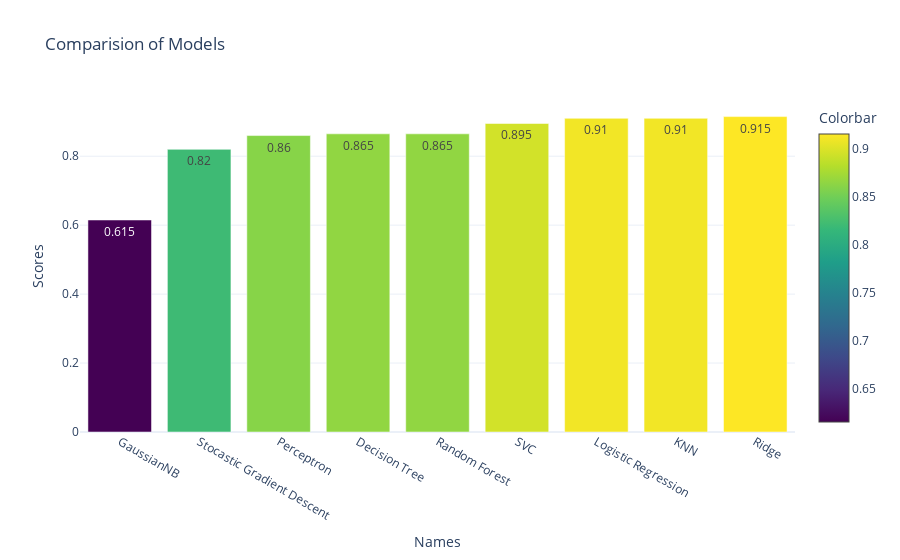

Source (notebook cell):
### Code cell
trace1 = go.Bar(
    x = df_scores_models['Models'],
    y = df_scores_models['Scores'],
    text = df_scores_models['Scores'],
    textposition = 'auto',
    marker = dict(color = df_scores_models['Scores'], colorbar=dict(
        title='Colorbar'
    ), colorscale='Viridis',)
)

data = [trace1]
layout = go.Layout(title='Comparision of Models', template = 'plotly_white')

fig = go.Figure(data=data, layout=layout)
fig.update_xaxes(title_text = 'Names')
fig.update_yaxes(title_text = 'Scores')
fig.show()

### Figure 1 — Plotly figure (JSON) as saved in the notebook; plotly's stock layout.template omitted (floating-point values rounded to 4 significant figures)
{"data": [{"marker": {"color": [0.615, 0.82, 0.86, 0.865, 0.865, 0.895, 0.91, 0.91, 0.915], "colorbar": {"title": {"text": "Colorbar"}}, "colorscale": [[0, "#440154"], [0.1111, "#482878"], [0.2222, "#3e4989"], [0.3333, "#31688e"], [0.4444, "#26828e"], [0.5556, "#1f9e89"], [0.6667, "#35b779"], [0.7778, "#6ece58"], [0.8889, "#b5de2b"], [1, "#fde725"]]}, "text": [0.615, 0.82, 0.86, 0.865, 0.865, 0.895, 0.91, 0.91, 0.915], "textposition": "auto", "type": "bar", "x": ["GaussianNB", "Stocastic Gradient Descent", "Perceptron", "Decision Tree", "Random Forest", "SVC", "Logistic Regression", "KNN", "Ridge"], "y": [0.615, 0.82, 0.86, 0.865, 0.865, 0.895, 0.91, 0.91, 0.915]}], "layout": {"autosize": true, "title": {"text": "Comparision of Models"}, "xaxis": {"autorange": true, "range": [-0.5, 8.5], "title": {"text": "Names"}, "type": "category"}, "yaxis": {"autorange": true, "range": [0, 0.9632], "title": {"text": "Scores"}, "type": "linear"}}}
